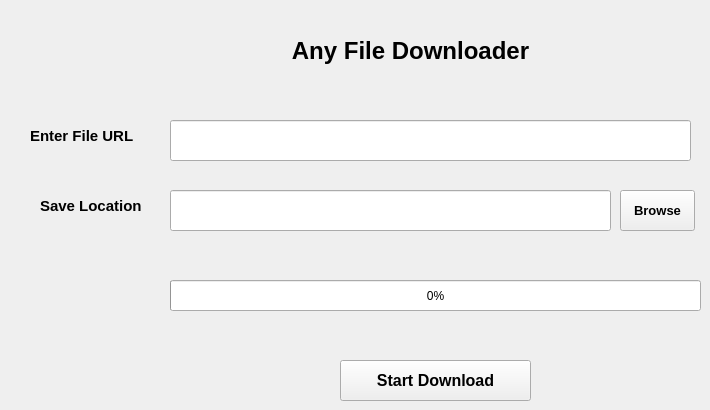
    <widget class="QWidget" name="tab_3">
     <attribute name="title">
      <string>Any File Downloader</string>
     </attribute>
     <widget class="QLineEdit" name="lineEdit_2">
      <property name="geometry">
       <rect>
        <x>170</x>
        <y>190</y>
        <width>441</width>
        <height>41</height>
       </rect>
      </property>
     </widget>
     <widget class="QLabel" name="label">
      <property name="geometry">
       <rect>
        <x>30</x>
        <y>120</y>
        <width>121</width>
        <height>31</height>
       </rect>
      </property>
      <property name="font">
       <font>
        <pointsize>11</pointsize>
        <weight>75</weight>
        <bold>true</bold>
       </font>
      </property>
      <property name="text">
       <string>Enter File URL</string>
      </property>
     </widget>
     <widget class="QLabel" name="label_3">
      <property name="geometry">
       <rect>
        <x>280</x>
        <y>20</y>
        <width>261</width>
        <height>61</height>
       </rect>
      </property>
      <property name="font">
       <font>
        <pointsize>18</pointsize>
        <weight>75</weight>
        <bold>true</bold>
       </font>
      </property>
      <property name="text">
       <string>Any File Downloader</string>
      </property>
      <property name="alignment">
       <set>Qt::AlignCenter</set>
      </property>
     </widget>
     <widget class="QPushButton" name="pushButton">
      <property name="geometry">
       <rect>
        <x>340</x>
        <y>360</y>
        <width>191</width>
        <height>41</height>
       </rect>
      </property>
      <property name="font">
       <font>
        <pointsize>12</pointsize>
        <weight>75</weight>
        <bold>true</bold>
       </font>
      </property>
      <property name="text">
       <string>Start Download</string>
      </property>
     </widget>
     <widget class="QPushButton" name="pushButton_2">
      <property name="geometry">
       <rect>
        <x>620</x>
        <y>190</y>
        <width>75</width>
        <height>41</height>
       </rect>
      </property>
      <property name="font">
       <font>
        <pointsize>10</pointsize>
        <weight>75</weight>
        <bold>true</bold>
       </font>
      </property>
      <property name="text">
       <string>Browse</string>
      </property>
     </widget>
     <widget class="QLineEdit" name="lineEdit_1">
      <property name="geometry">
       <rect>
        <x>170</x>
        <y>120</y>
        <width>521</width>
        <height>41</height>
       </rect>
      </property>
     </widget>
     <widget class="QLabel" name="label_2">
      <property name="geometry">
       <rect>
        <x>40</x>
        <y>190</y>
        <width>121</width>
        <height>31</height>
       </rect>
      </property>
      <property name="font">
       <font>
        <pointsize>11</pointsize>
        <weight>75</weight>
        <bold>true</bold>
       </font>
      </property>
      <property name="text">
       <string>Save Location</string>
      </property>
     </widget>
     <widget class="QProgressBar" name="progressBar">
      <property name="geometry">
       <rect>
        <x>170</x>
        <y>280</y>
        <width>531</width>
        <height>31</height>
       </rect>
      </property>
      <property name="value">
       <number>0</number>
      </property>
     </widget>
    </widget>
